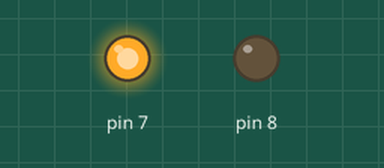
The sketch below on a simulated Arduino Uno, built with avr-gcc and run on an emulated ATmega328P. On the bench: output pins drawn as LEDs (lit = HIGH).

Above: at 5.5 s.
At 6.8 s:
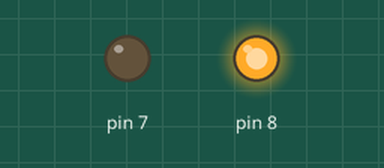
At 10.0 s:
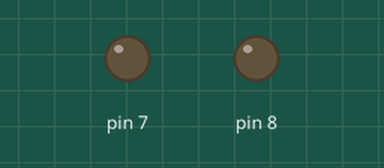
Timing chart, 0 to 11.2 s (numbered marks = the images above):
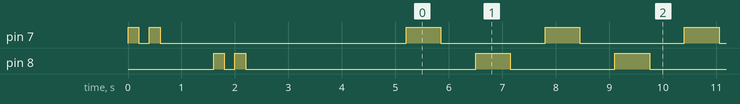

The sketch:

3.2-Controlling_Digital_Outputs.ino
```cpp
/*

*/

void setup() {
    pinMode(7,OUTPUT);
    digitalWrite(7,HIGH);
    delay(200);
    digitalWrite(7,LOW);
    delay(200);
    digitalWrite(7,HIGH);
    delay(200);
    digitalWrite(7,LOW);
    delay(1000);
    pinMode(8,OUTPUT);
    digitalWrite(8,HIGH);
    delay(200);
    digitalWrite(8,LOW);
    delay(200);
    digitalWrite(8,HIGH);
    delay(200);
    digitalWrite(8,LOW);
    delay(3000);
}

void loop() {
    pinMode(7,OUTPUT);
    digitalWrite(7,OUTPUT);
    delay(650);
    digitalWrite(7,LOW);
    delay(650);
    pinMode(8,OUTPUT);
    digitalWrite(8,HIGH);
    delay(650);
    digitalWrite(8,LOW);
    delay(650);
}
```

Measured:
- by itself, pin 7: goes LOW 0.20 s, HIGH 0.20 s, LOW 4.6 s, 47 × (HIGH 0.65 s, LOW 2.0 s), HIGH 0.65 s, then LOW
- by itself, pin 8: goes LOW 0.20 s, HIGH 0.20 s, LOW 4.3 s, 47 × (HIGH 0.65 s, LOW 2.0 s), HIGH 0.65 s, then LOW
- by itself, everything shown: repeats every 2.6 s, in 4 steps
